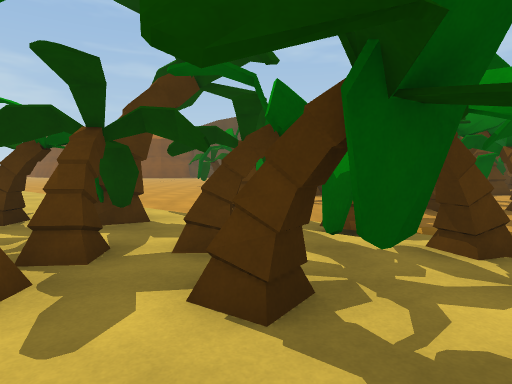
[1] (above)

24 first-person views from a walk through a Unity game level. The camera is 1.5 m above the floor, tilts 4° down and sees 75° across. The floor is counted in squares, 2 m on a side. Each view is taken from the middle of a square. On the plan, view 1 faces up. The plan holds only what a view shows up to about 11 squares ahead; the rest is blank. The place goes on beyond the plan. The player character is not drawn. Surface patterns are stand-ins for the level's own textures.

[2]
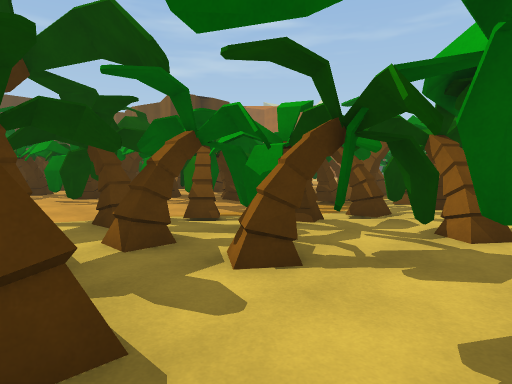

[3]
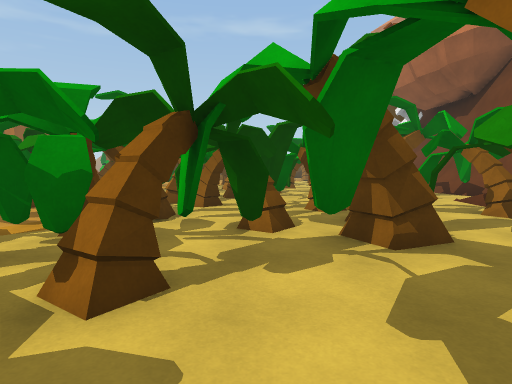

[4]
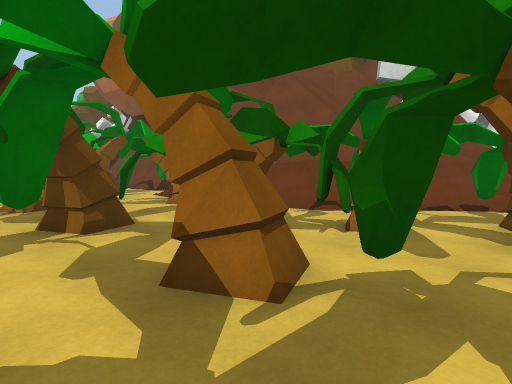

[5]
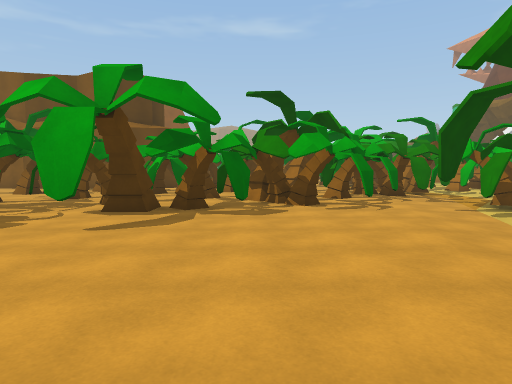

[6]
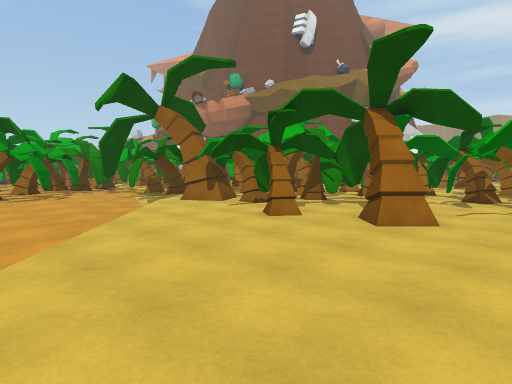

[7]
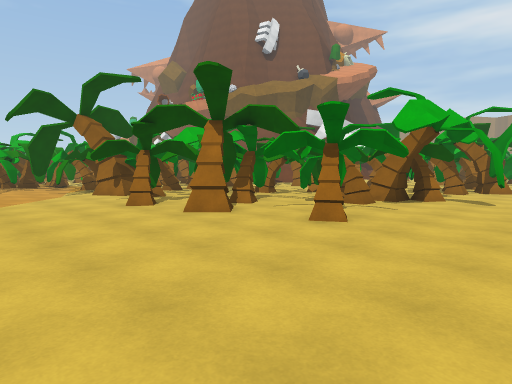

[8]
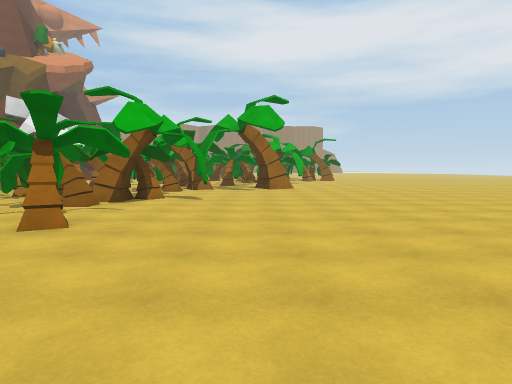

[9]
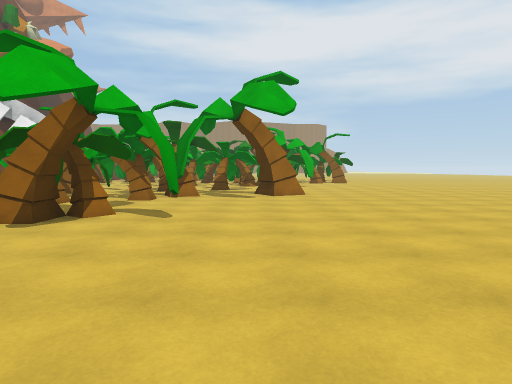

[10]
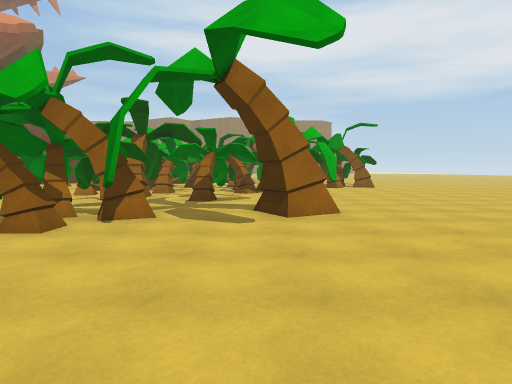

[11]
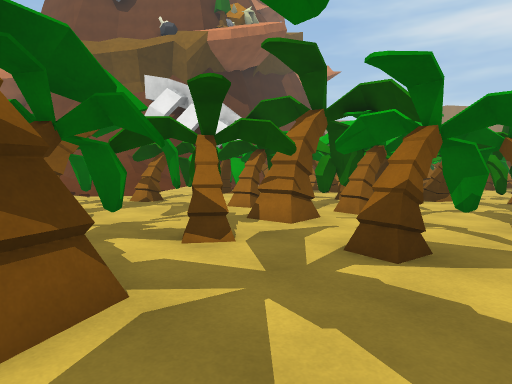

[12]
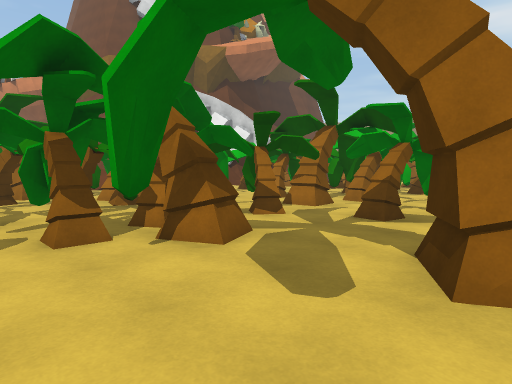

[13]
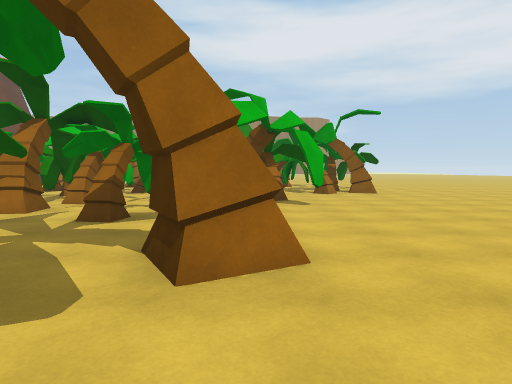

[14]
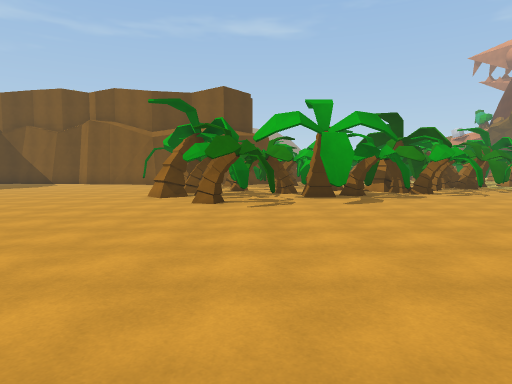

[15]
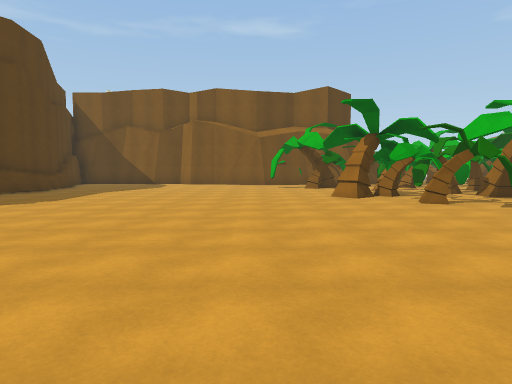

[16]
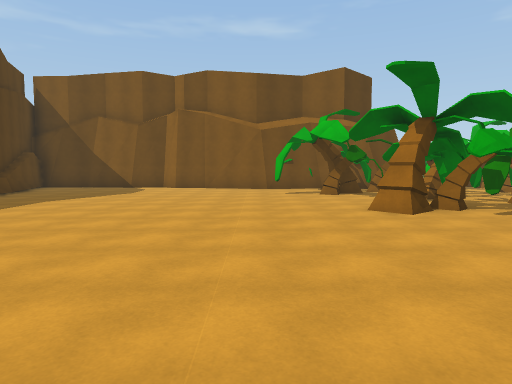

[17]
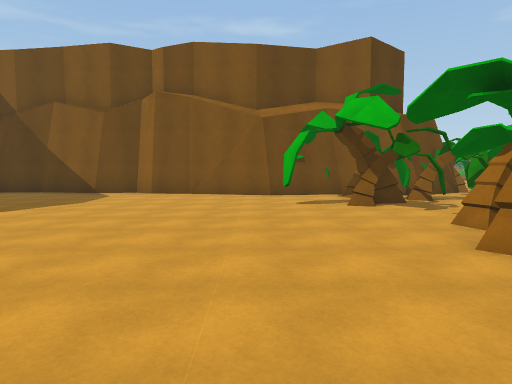

[18]
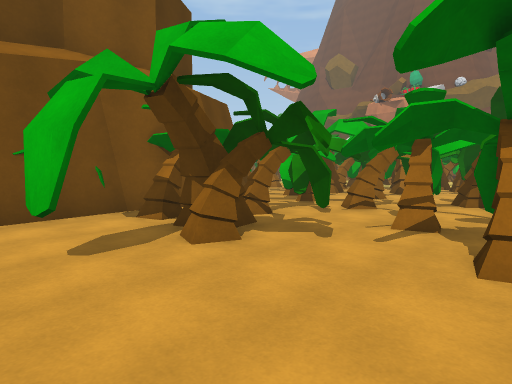

[19]
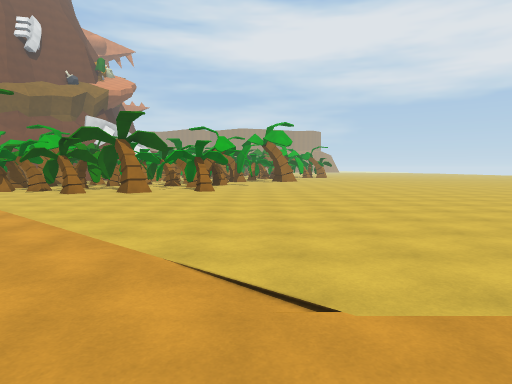

[20]
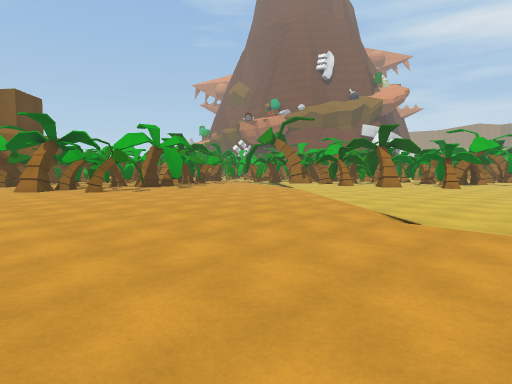

[21]
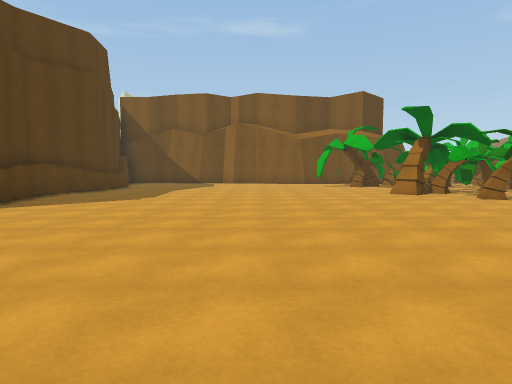

[22]
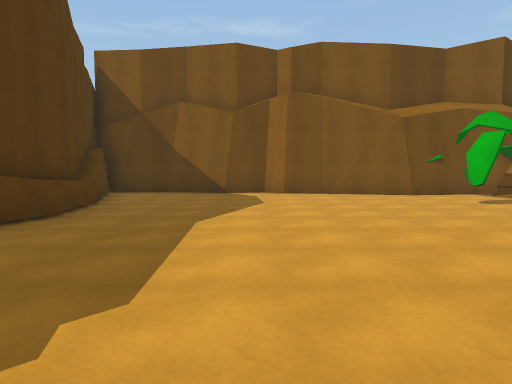

[23]
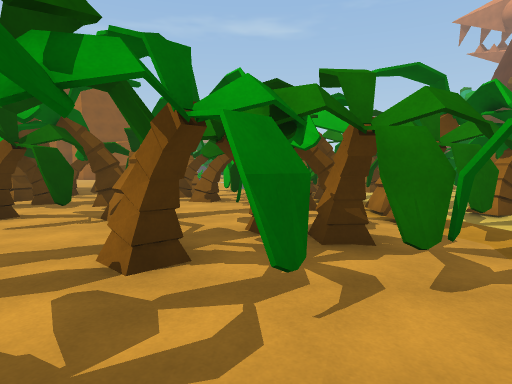

[24]
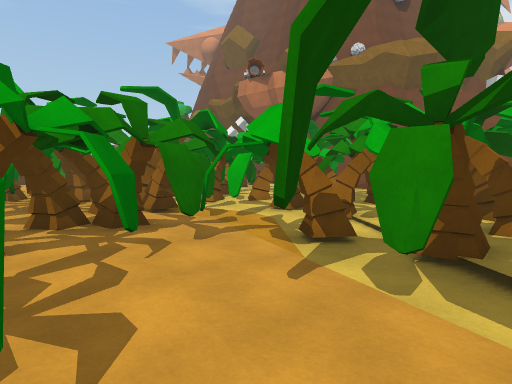

### Floor plan
Key: @ floor where view 1 was taken; # wall or solid block; . main floor; : floor 0.25 m higher than the main floor; - floor 0.25 m lower than the main floor; + floor 0.75 m higher than the main floor; * floor 1.25 m higher than the main floor; / step, stairs or slope; = window, fence, low wall or low ledge; O other object.
Columns run from 19 left of view 1 to 10 right of it. Each row starts with its distance up from view 1.
 26                ............#
 25               .............#
 24             ...............#
 23            ................#
 22           ................##
 21          .................#
 20           ................#
 19       ....................#
 18       .................O..O
 17       .................O..O
 16       .............#O..##O#
 15       ...........OOOOOOOOO#
 14       ...........OOOOOOOO #
 13      ...............O.OOOO#O
 12      ............O.# OO..OOOO
 11     ...............OOOO.O O.
 10    ...............O..##OO=#OO
  9   ..................O#  ##  OO
  8   .................O..OO# OOO
  7  .............../-...O.OOOO
  6 ..............O../-O-OOOOO. O
  5 ..........O.#..OOO.OOO-OO####O
  4    .......O.O.OOOO..O-OOO####
  3   ........O..OOO.O.OOOOO-O.O
  2   .........OO.OOO#.OO.O.OOO
  1  .......O.O#OOO.....OOO O.OOO
  0 ..........OO.O. O..@O##OO.OO
 -1 ...........OOOO .O#.#O#   O
 -2 .........#OO..OO..OOOO#OO
 -3 .........#OOOO. #.O.OOOO# OO
 -4 ......#:...O #OO O.O## O=.O
 -5 ..........OO #OO O =#     O##
 -6  .......O..OOO.O.O=       ##
 -7 ........O.##O.OO.++
 -8 .....O.O..O O..O:*
 -9 ......O#O.OOO OO  ##

Positions as (right, up) in squares from view 1, and headings:
1: (0, 0), facing up
2: (-2, 0), facing up-right
3: (-2, 1), facing right
4: (-3, 1), facing down-right
5: (-6, 10), facing right
6: (-9, 10), facing down-right
7: (-12, 9), facing down-right
8: (-12, 9), facing down
9: (-12, 6), facing down
10: (-12, 2), facing down
11: (-12, -3), facing down-right
12: (-13, -1), facing down-right
13: (-13, -1), facing down
14: (-9, 14), facing right
15: (-9, 19), facing right
16: (-6, 19), facing right
17: (-3, 19), facing right
18: (1, 19), facing down-right
19: (-11, 16), facing down
20: (-13, 19), facing down-right
21: (-10, 21), facing right
22: (-3, 23), facing right
23: (0, 7), facing right
24: (-1, 8), facing down-right
